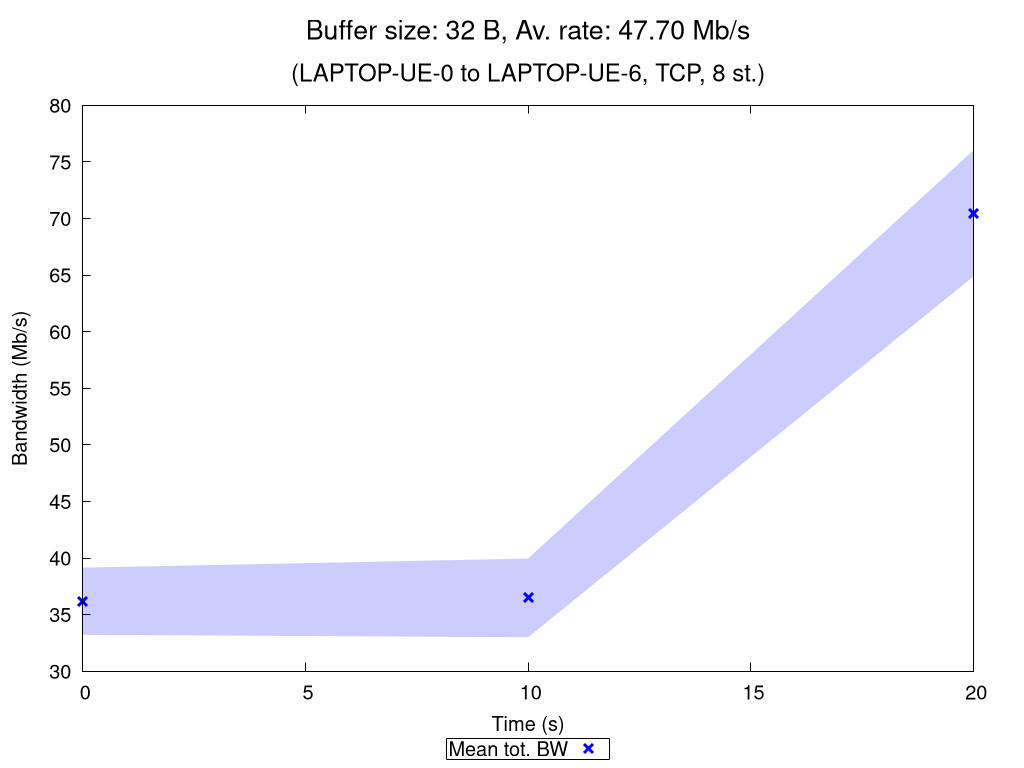

This figure's gnuplot source:
set terminal pngcairo nocrop enhanced size 1024,768 font "Verdana,15"
set output "TCP_8_st_2020_10_29_09-41-39_one2two_00032B.png"

set title "{/=20 Buffer size: 32 B, Av. rate: 47.70 Mb/s}\n\n{/=18 (LAPTOP-UE-0 to LAPTOP-UE-6, TCP, 8 st.)}"

set xlabel "Time (s)"
set ylabel "Bandwidth (Mb/s)"
set ytics nomirror
set key bmargin center horizontal box samplen 1 width -1
set bmargin 4.6
set rmargin 4.5

rf = 1000000.0  # rate factor
set style fill transparent solid 0.2 noborder
set autoscale xfix
plot "TCP_8_st_2020_10_29_09-41-39_one2two_00032B_iperf_processed.dat" using 1:($2/rf-$3/rf):($2/rf+$3/rf) with filledcurves lc rgb "blue" notitle, \
     "" using 1:($2/rf) with points pt 2 ps 1.5 lw 3 lc rgb "blue" title "Mean tot. BW", \
